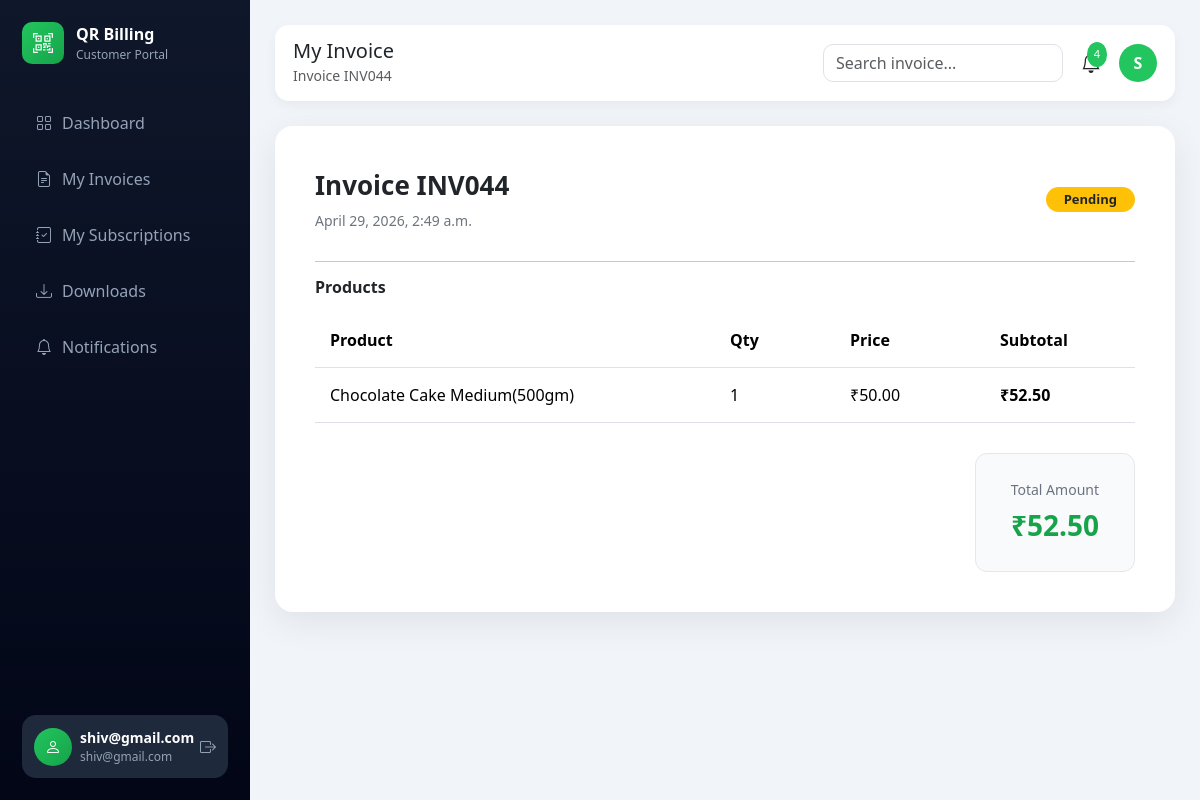
The page /invoice/invoice/view/174/ (signed in) on the database its author committed.
### accounts/models.py (models this page shows, shortened)
class User(AbstractUser):
    USER_TYPE = (
        ('admin', 'Admin'),
        ('customer', 'Customer'),
    )
    user_type = models.CharField(max_length=20, choices=USER_TYPE)
    phone = models.CharField(max_length=15, blank=True, null=True)
    profile_image = models.ImageField(
        upload_to='profile_images/',
        blank=True,
        null=True
    )

### invoice/models.py (models this page shows, shortened)
class Invoice(models.Model):
    PAYMENT_STATUS = [
        ('PAID', 'Paid'),
        ('PENDING', 'Pending'),
        ('OVERDUE', 'Overdue'),
    ]
    INVOICE_TYPE = [
        ("PRODUCT", "Product"),
        ("SUBSCRIPTION", "Subscription"),
    ]
    invoice_number = models.CharField(max_length=20, unique=True, blank=True)
    customer = models.ForeignKey(
        settings.AUTH_USER_MODEL,
        on_delete=models.CASCADE
    )
    subscription = models.ForeignKey(
        Subscription,
        on_delete=models.CASCADE,
        null=True,
        blank=True
    )
    invoice_type = models.CharField(
        max_length=20,
        choices=INVOICE_TYPE,
        default="PRODUCT"
    )
    date = models.DateTimeField(auto_now_add=True)
    total_amount = models.DecimalField(max_digits=10, decimal_places=2, default=0)
    payment_status = models.CharField(
        max_length=20,
        choices=PAYMENT_STATUS,
        default='PENDING'
    )
    razorpay_order_id = models.CharField(max_length=200, blank=True, null=True)
    razorpay_payment_id = models.CharField(max_length=200, blank=True, null=True)

class InvoiceItem(models.Model):
    invoice = models.ForeignKey(
        Invoice,
        on_delete=models.CASCADE,
        related_name="items"
    )
    product = models.ForeignKey(Product, on_delete=models.CASCADE)
    quantity = models.PositiveIntegerField()
    discount = models.DecimalField(max_digits=5, decimal_places=2, default=0)
    gst_amount = models.DecimalField(max_digits=10, decimal_places=2, default=0)
    subtotal = models.DecimalField(max_digits=10, decimal_places=2, default=0)

### products/models.py (models this page shows, shortened)
class Product(models.Model):
    CATEGORY_CHOICES = [
        ('Grocery', 'Grocery'),
        ('Dairy', 'Dairy'),
        ('Snacks', 'Snacks'),
        ('Household', 'Household'),
        ('Bakery', 'Bakery'),   # ✅ ADD THIS
    ]
    UNIT_CHOICES = [
        ('kg', 'Kg'),
        ('litre', 'Litre'),
        ('pack', 'Pack'),
        ('bag', 'Bag'),
        ('packet', 'Packet'),
    ]
    product_id = models.CharField(max_length=10, unique=True, blank=True)
    name = models.CharField(max_length=100)
    category = models.CharField(max_length=50, choices=CATEGORY_CHOICES)
    hsn_code = models.CharField(max_length=20, blank=True, null=True)
    price = models.DecimalField(max_digits=10, decimal_places=2)
    gst_rate = models.DecimalField(max_digits=5, decimal_places=2, default=0)
    stock = models.IntegerField()
    unit = models.CharField(max_length=20, choices=UNIT_CHOICES)

### invoice/views.py (the view)
# urls.py: path("invoice/view/<int:invoice_id>/", views.view_invoice, name="view_invoice"),
@login_required
def view_invoice(request, invoice_id):
    invoice = get_object_or_404(
        Invoice,
        id=invoice_id,
        customer=request.user
    )
    return render(request, "dashboard/view_invoice.html", {"invoice": invoice})

### notifications/context_processors.py (called while the page is built)
def notification_data(request):
    if request.user.is_authenticated:
        latest_notifications = Notification.objects.filter(
            user=request.user
        ).order_by('-created_at')[:5]
        unread_notifications = Notification.objects.filter(
            user=request.user,
            is_read=False
        ).count()
    else:
        latest_notifications = []
        unread_notifications = 0
    return {
        'latest_notifications': latest_notifications,
        'unread_notifications': unread_notifications
    }

### billing/templates/dashboard/view_invoice.html (shortened to what this page needs)
{% extends "dashboard/customer_base.html" %}
{% block page_title %}
My Invoice
{% endblock %}
{% block page_subtitle %}
Invoice {{ invoice.invoice_number }}
{% endblock %}
{% block content %}
<div class="invoice-card">
<div class="invoice-header">
<div>
<div class="invoice-title">
Invoice {{ invoice.invoice_number }}
</div>
<div class="invoice-date">
{{ invoice.date }}
</div>
</div>
<div>
{% if invoice.payment_status == "PAID" %}
<span class="badge bg-success status-pill">Paid</span>
{% elif invoice.payment_status == "PENDING" %}
<span class="badge bg-warning text-dark status-pill">Pending</span>
{% else %}
<span class="badge bg-danger status-pill">Overdue</span>
{% endif %}
</div>
</div>
<hr>
<h6 class="fw-semibold mb-3">Products</h6>
<table class="table">
<thead>
<tr>
<th>Product</th>
<th width="120">Qty</th>
<th width="150">Price</th>
<th width="150">Subtotal</th>
</tr>
</thead>
<tbody>
{% for item in invoice.items.all %}
<tr>
<td class="product-name">{{ item.product.name }}</td>
<td>{{ item.quantity }}</td>
<td>₹{{ item.product.price }}</td>
<td><strong>₹{{ item.subtotal }}</strong></td>
</tr>
{% endfor %}
</tbody>
</table>
<div class="total-section">
<div class="total-box">
<div class="total-label">
Total Amount
</div>
<div class="total-amount">
₹{{ invoice.total_amount }}
</div>
</div>
</div>
</div>
{% endblock %}

### billing/templates/dashboard/customer_base.html (shortened to what this page needs)
<!DOCTYPE html>
{% load static %}
<html lang="en">
<head>
<link href="https://cdn.jsdelivr.net/npm/bootstrap@5.3.2/dist/css/bootstrap.min.css" rel="stylesheet">
<link href="https://cdn.jsdelivr.net/npm/bootstrap-icons@1.11.3/font/bootstrap-icons.css" rel="stylesheet">
</head>
<body>
<div class="sidebar d-flex flex-column">
<div>
<div class="logo">
<div class="logo-box">
<i class="bi bi-qr-code-scan"></i>
</div>
<div>
<div class="logo-title">QR Billing</div>
<div class="logo-sub">Customer Portal</div>
</div>
</div>
<a href="{% url 'customer_dashboard' %}" class="nav-link {% if request.resolver_match.url_name == 'customer_dashboard' %}active{% endif %}">
<i class="bi bi-grid"></i> Dashboard
</a>
<a href="{% url 'my_invoices' %}" class="nav-link {% if request.resolver_match.url_name == 'my_invoices' %}active{% endif %}">
<i class="bi bi-file-earmark-text"></i> My Invoices
</a>
<a href="{% url 'customer_subscriptions' %}"
   class="nav-link {% if 'customer_subscriptions' in request.resolver_match.url_name %}active{% endif %}">
   <i class="bi bi-journal-check"></i>  My Subscriptions
</a>
<a href="{% url 'customer_downloads' %}" class="nav-link {% if request.resolver_match.url_name == 'customer_downloads' %}active{% endif %}">
<i class="bi bi-download"></i> Downloads
</a>
<a href="{% url 'customer_notifications' %}" class="nav-link {% if request.resolver_match.url_name == 'customer_notifications' %}active{% endif %}">
<i class="bi bi-bell"></i> Notifications
</a>
</div>
<div class="mt-auto pt-3">
<div class="customer-box d-flex align-items-center justify-content-between">
<div class="d-flex align-items-center gap-2">
<div class="customer-icon">
<i class="bi bi-person"></i>
</div>
<div>
<div class="customer-name">
{{ request.user.username|default:"Customer" }}
</div>
<div class="customer-email">
{{ request.user.email }}
</div>
</div>
</div>
<a href="{% url 'logout' %}" class="logout-icon">
<i class="bi bi-box-arrow-right"></i>
</a>
</div>
</div>
</div>
<div class="main">
<div class="topbar">
<div>
<h5 class="mb-0">{% block page_title %}{% endblock %}</h5>
<small class="text-muted">{% block page_subtitle %}{% endblock %}</small>
</div>
<div class="topbar-right">
<form method="GET" action="{% url 'customer_search' %}">
<input type="text" name="q" class="form-control search-box" placeholder="Search invoice..." value="{{ request.GET.q }}">
</form>
<div class="notif-box" onclick="window.location.href='{% url 'customer_notifications' %}'">
<span id="notifCount" class="notif-badge" style="display:none;"></span>
</div>
<div style="position:relative">
<div class="user-avatar" onclick="toggleMenu()">
{{ request.user.username|first|upper }}
</div>
</div>
</div>
</div>
<div class="fade-in">
{% block content %}{% endblock %}
</div>
</div>
</body>
</html>

### billing/templates/dashboard/customer_base.html (style rules this page uses)
body { margin:0; background:#f1f5f9; font-family:'Segoe UI',sans-serif; }
.sidebar { width:250px; height:100vh; position:fixed; background:linear-gradient(180deg,#0f172a,#020617); padding:22px; color:#94a3b8; }
.logo { display:flex; align-items:center; gap:12px; margin-bottom:35px; }
.logo-box { width:42px; height:42px; background:linear-gradient(135deg,#22c55e,#16a34a); border-radius:10px; display:flex; align-items:center; justify-content:center; color:white; font-size:20px; }
.logo-title { color:white; font-weight:600; }
.logo-sub { font-size:12px; }
.sidebar .nav-link { color:#94a3b8; margin-bottom:8px; padding:12px 14px; border-radius:10px; display:flex; align-items:center; gap:10px; transition:0.25s; }
.main { margin-left:250px; padding:25px; }
.topbar { display:flex; justify-content:space-between; align-items:center; margin-bottom:25px; background:white; padding:14px 18px; border-radius:14px; box-shadow:0 4px 12px rgba(0,0,0,0.05); }
.topbar-right { display:flex; align-items:center; gap:18px; }
.search-box { width:240px; border-radius:10px; }
.notif-box { position:relative; cursor:pointer; }
.notif-badge { position:absolute; top:-6px; right:-6px; background:#22c55e; color:white; font-size:11px; padding:4px 7px; border-radius:50%; animation:pulse 1.5s infinite; }
.sidebar { display:flex; flex-direction:column; }
.user-avatar { width:38px; height:38px; border-radius:50%; background:#22c55e; color:white; display:flex; align-items:center; justify-content:center; font-weight:600; cursor:pointer; }
.customer-box { background:#1e293b; padding:12px; border-radius:14px; color:white; }
.customer-icon { width:38px; height:38px; border-radius:50%; background:linear-gradient(135deg,#22c55e,#16a34a); display:flex; align-items:center; justify-content:center; font-size:16px; }
.customer-name { font-size:14px; font-weight:600; }
.customer-email { font-size:12px; color:#94a3b8; white-space:nowrap; overflow:hidden; text-overflow:ellipsis; max-width:130px; }
.logout-icon { color:#94a3b8; font-size:16px; transition:0.2s; }
.fade-in { animation:fadeIn 0.5s ease; }

### billing/templates/dashboard/view_invoice.html (style rules this page uses)
.invoice-card { background:white; border-radius:18px; padding:40px; box-shadow:0 10px 35px rgba(0,0,0,0.08); }
.invoice-header { display:flex; justify-content:space-between; align-items:center; margin-bottom:30px; }
.invoice-title { font-size:26px; font-weight:700; }
.invoice-date { color:#6c757d; font-size:14px; margin-top:5px; }
.status-pill { padding:6px 18px; border-radius:30px; font-size:13px; font-weight:600; }
.table thead { background:#f8fafc; }
.table th { font-weight:600; padding:15px; }
.table td { padding:15px; vertical-align:middle; }
.total-section { display:flex; justify-content:flex-end; margin-top:30px; }
.total-box { background:#f8fafc; padding:25px 35px; border-radius:12px; border:1px solid #e5e7eb; text-align:right; }
.total-label { font-size:14px; color:#6b7280; }
.total-amount { font-size:28px; font-weight:700; color:#16a34a; margin-top:4px; }
.product-name { font-weight:500; }

### rows shown on the page
User: user.username "shiv@gmail.com", user.email "shiv@gmail.com", user.username|first "S"
Invoice: invoice_number "INV044", date "April 29, 2026, 2:49 a.m.", total_amount "52.50"
InvoiceItem: product.name "Chocolate Cake Medium(500gm)", quantity "1", product.price "50.00", subtotal "52.50"
